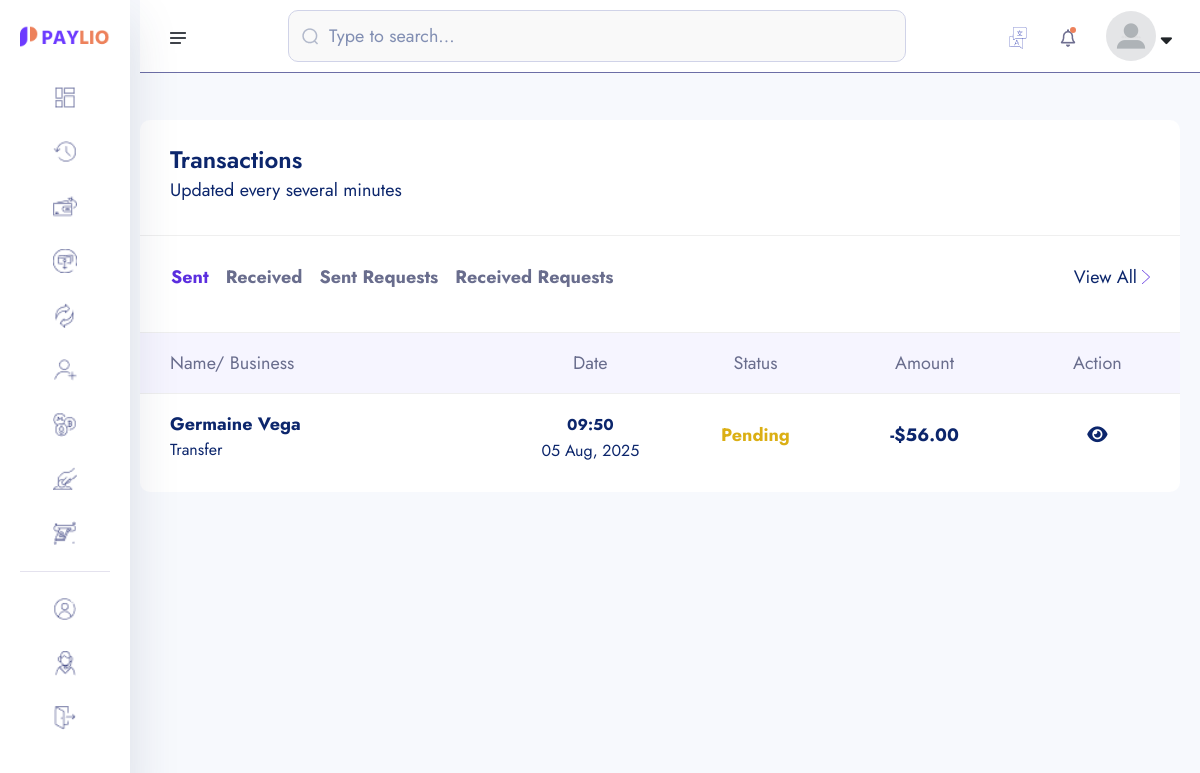
The page /transactions/ (signed in) on the database as committed earlier.
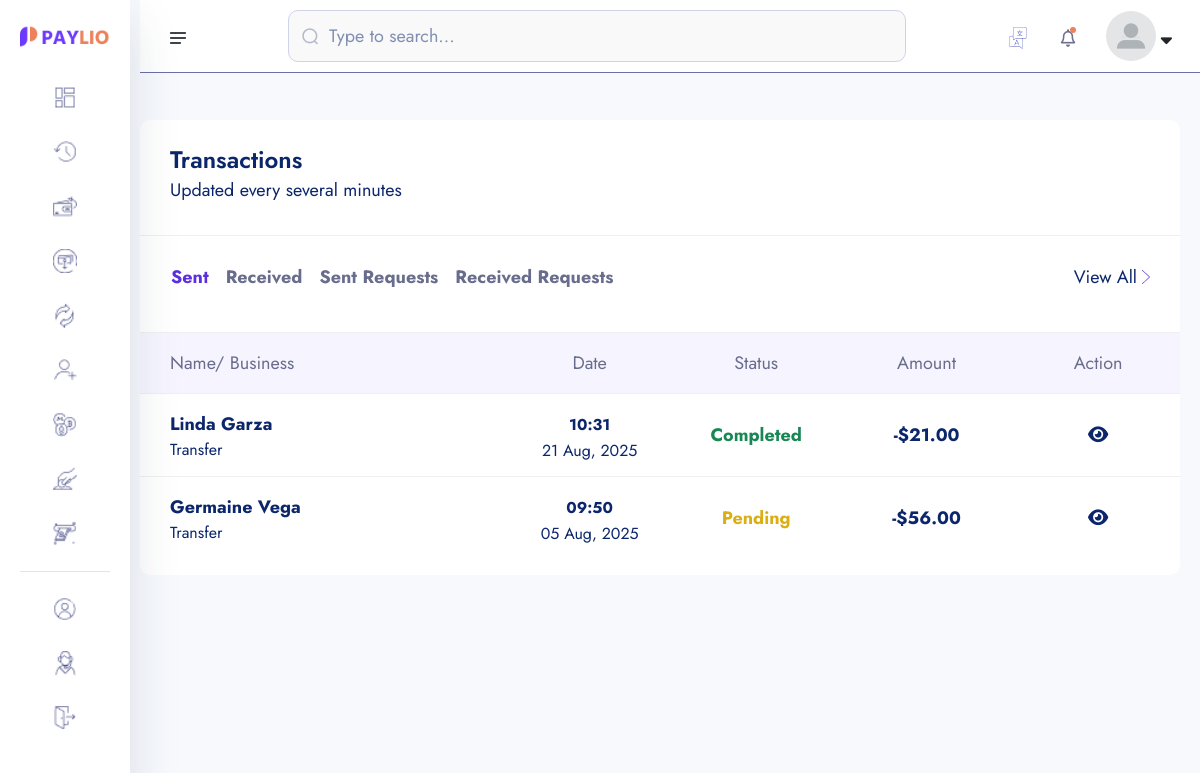
The same page on the database as committed later.
### core/models.py (models this page shows, shortened)
class Transaction(models.Model):
    transaction_id = ShortUUIDField(unique=True, length=15, max_length=20, prefix="TRN")
    user = models.ForeignKey(User, on_delete=models.SET_NULL, null=True)
    amount = models.DecimalField(max_digits=12, decimal_places=2, default=0.00)
    description = models.CharField(max_length=1000, null=True, blank=True)
    reciever = models.ForeignKey(User, on_delete=models.SET_NULL, null=True, related_name="reciever")
    sender = models.ForeignKey(User, on_delete=models.SET_NULL, null=True, related_name="sender")
    reciever_account = models.ForeignKey(Account, on_delete=models.SET_NULL, null=True, related_name="reciever_account")
    sender_account = models.ForeignKey(Account, on_delete=models.SET_NULL, null=True, related_name="sender_account")
    status = models.CharField(choices=TRANSACTION_STATUS, max_length=100, default="pending")
    transaction_type = models.CharField(choices=TRANSACTION_TYPE, max_length=100, default="none")
    date = models.DateTimeField(auto_now_add=True)
    updated = models.DateTimeField(auto_now_add=False, null=True, blank=True)

### userauths/models.py (models this page shows, shortened)
class User(AbstractUser):
    username = models.CharField(max_length=255)
    email = models.EmailField(unique=True)
    is_staff = models.BooleanField(default=False)
    is_superuser = models.BooleanField(default=False)
    USERNAME_FIELD = "email"
    REQUIRED_FIELDS = ['username']

### account/models.py (models this page shows, shortened)
class KYC(models.Model):
    id = models.UUIDField(primary_key=True, unique=True, default=uuid.uuid4, editable=False)
    user =  models.OneToOneField(User, on_delete=models.CASCADE)
    account =  models.OneToOneField(Account, on_delete=models.CASCADE, null=True, blank=True)
    full_name = models.CharField(max_length=1000)
    image = models.ImageField(upload_to="kyc", default="default.jpg")
    marrital_status = models.CharField(choices=MARITAL_STATUS, max_length=40)
    gender = models.CharField(choices=GENDER, max_length=40)
    identity_type = models.CharField(choices=IDENTITY_TYPE, max_length=140)
    identity_image = models.ImageField(upload_to="kyc", null=True, blank=True)
    date_of_birth = models.DateTimeField(auto_now_add=False)
    signature = models.ImageField(upload_to="kyc")
    country = models.CharField(max_length=100)
    state = models.CharField(max_length=100)
    city = models.CharField(max_length=100)
    mobile = models.CharField(max_length=1000)
    fax = models.CharField(max_length=1000)
    date = models.DateTimeField(auto_now_add=True)
    class Meta:
        ordering = ['-date']

### core/transaction.py (the view)
# urls.py: path('transactions/', transaction.transaction_lists, name='transactions'),
@login_required
def transaction_lists(request):
    sender_transaction = Transaction.objects.filter(sender=request.user, transaction_type='Transfer').order_by('-id')
    reciever_transaction = Transaction.objects.filter(reciever=request.user, transaction_type='Transfer').order_by('-id')
    request_sender_transaction = Transaction.objects.filter(sender=request.user , transaction_type='request')
    request_reciever_transaction = Transaction.objects.filter(reciever=request.user , transaction_type='request')
    context = {
        'sender_transaction':sender_transaction,
        'reciever_transaction':reciever_transaction,
        'request_sender_transaction':request_sender_transaction,
        'request_reciever_transaction':request_reciever_transaction,
    }
    return render(request, 'transaction/transaction-list.html', context)

### core/templates/transaction/transaction-list.html (shortened to what the changed rows need)
{% extends "auth_base.html" %}
{% load static %}
{% load humanize %}
{% block content %}
    <section class="dashboard-section body-collapse">
        <div class="overlay pt-120">
            <div class="container-fruid">
                <div class="row">
                    <div class="col-xl-12 col-lg-12">
                        <div class="section-content">
                            <div class="transactions-area">
                                <div class="tab-content mt-40">
                                    <div class="tab-pane fade show active" id="latest" role="tabpanel" aria-labelledby="latest-tab">
                                        <div class="table-responsive">
                                            <table class="table">
                                                <thead>
                                                    <tr>
                                                        <th scope="col">Name/ Business</th>
                                                        <th scope="col">Date</th>
                                                        <th scope="col">Status</th>
                                                        <th scope="col">Amount</th>
                                                        <th scope="col">Action</th>
                                                    </tr>
                                                </thead>
                                                <tbody>
                                                    {% for s in sender_transaction %}
                                                        <tr data-bs-toggle="modal" data-bs-target="#transactionsMod">
                                                            <th scope="row">
                                                                <p>{{s.reciever.kyc.full_name|title}}</p>
                                                                <p class="mdr">{{s.transaction_type|title}}</p>
                                                            </th>
                                                            <td>
                                                                <p><small>{{s.date|date:"h:i"}}</small></p>
                                                                <p class="mdr">{{s.date|date:"d M, Y"}}</p>
                                                            </td>
                                                            <td>
                                                                {% if s.status == 'completed' %}
                                                                    <p class="text-success">{{s.status|title}}</p>
                                                                {% endif %}
                                                                {% if s.status == 'pending' %}
                                                                    <p class="inprogress">{{s.status|title}}</p>
                                                                {% endif %}
                                                            </td>
                                                            <td>
                                                                <p>-${{s.amount|intcomma}}</p>
                                                            </td>
                                                            <td>
                                                                <a href="{% url 'core:transaction-detail' s.transaction_id %}" class=""><i class="fas fa-eye"></i></a>
                                                            </td>
                                                        </tr>
                                                    {% endfor %}
                                                </tbody>
                                            </table>
                                        </div>
                                    </div>
                                </div>
                            </div>
                        </div>
                    </div>
                </div>
            </div>
        </div>
    </section>
    {% endblock content %}

Rows that differ between the two databases and show on the page:
now on this page (row edited): Transaction: reciever.kyc.full_name "Linda Garza", transaction_type "Transfer", date "10:31", date "21 Aug, 2025", status "Completed", amount "21.00"
